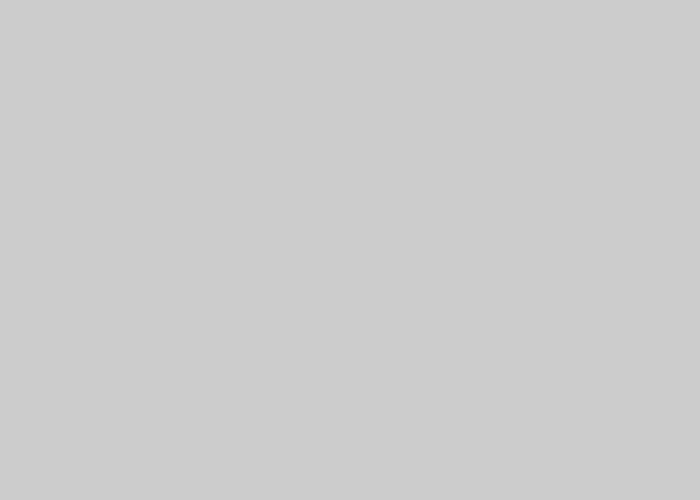
Frame 1 (no input)
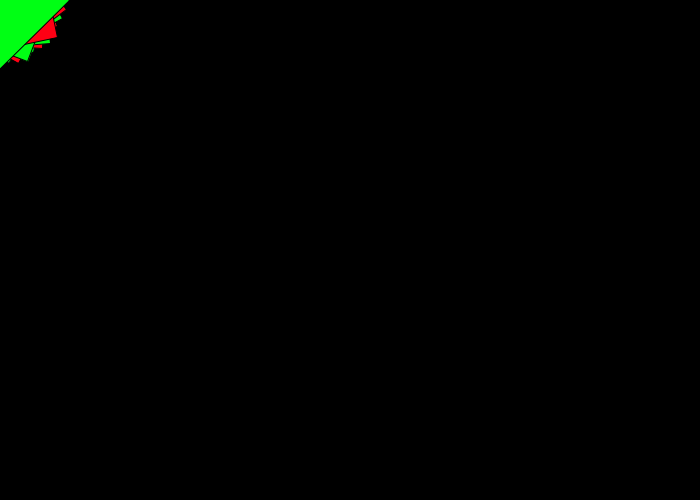
Frame 60 (the mouse pressed at the canvas centre just before this capture)
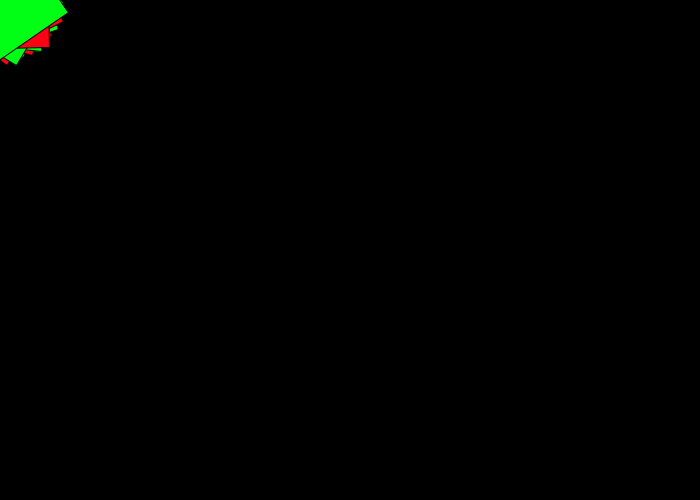
Frame 120 (the mouse held since frame 60 and released just before this capture)

The Processing sketch that drew these frames (run headless with seeded random() and noise(); from frame 60 on, the mouse is pressed at the canvas centre):

// Processing sketch: processing_64319
// ── processing_64319.pde

// utilisation des listes
int t=0;
int n=100; 
int[] x;      // déclaration du'une liste d'entiers appelée posx
int[] y;      // déclaration du'une liste d'entiers appelée posy
float angle =0;

void setup(){
  size(700,500);
  x=new int[n]; // la liste est composé de 75 variables int
  y=new int[n]; 
  smooth();
}

void draw(){
  
  t=t+1;
   if (t==10){t=0;
   background(0);
     
    angle=angle+0.03;
    for(int i=0;i<n-1;i=i+1){
      fill(255*(i%2),255*((i+1)%2),20);
      pushMatrix();
      translate(x[i],y[i]);
      rotate(angle);
      rotate(i);
      rectMode(CENTER);
      rect(0,0,i,i);
      popMatrix();
    }
  }

}

void mouseMoved(){ 
  t=0;
  background(0);
  for(int i=0;i<n-1;i=i+1){
    x[i]=x[i+1]; //décale les éléments de la liste , le premier étant désormais perdu  
    y[i]=y[i+1];
  }
  x[n-1]=mouseX; y[n-1]=mouseY;
  
  for(int i=0;i<n-1;i=i+1){
    fill(255*(i%2),255*((i+1)%2),20);
    pushMatrix();
    translate(x[i],y[i]);
    rotate(angle+i);
    rectMode(CENTER);
    rect(0,0,i,i);
    popMatrix();
  }
    
}  
